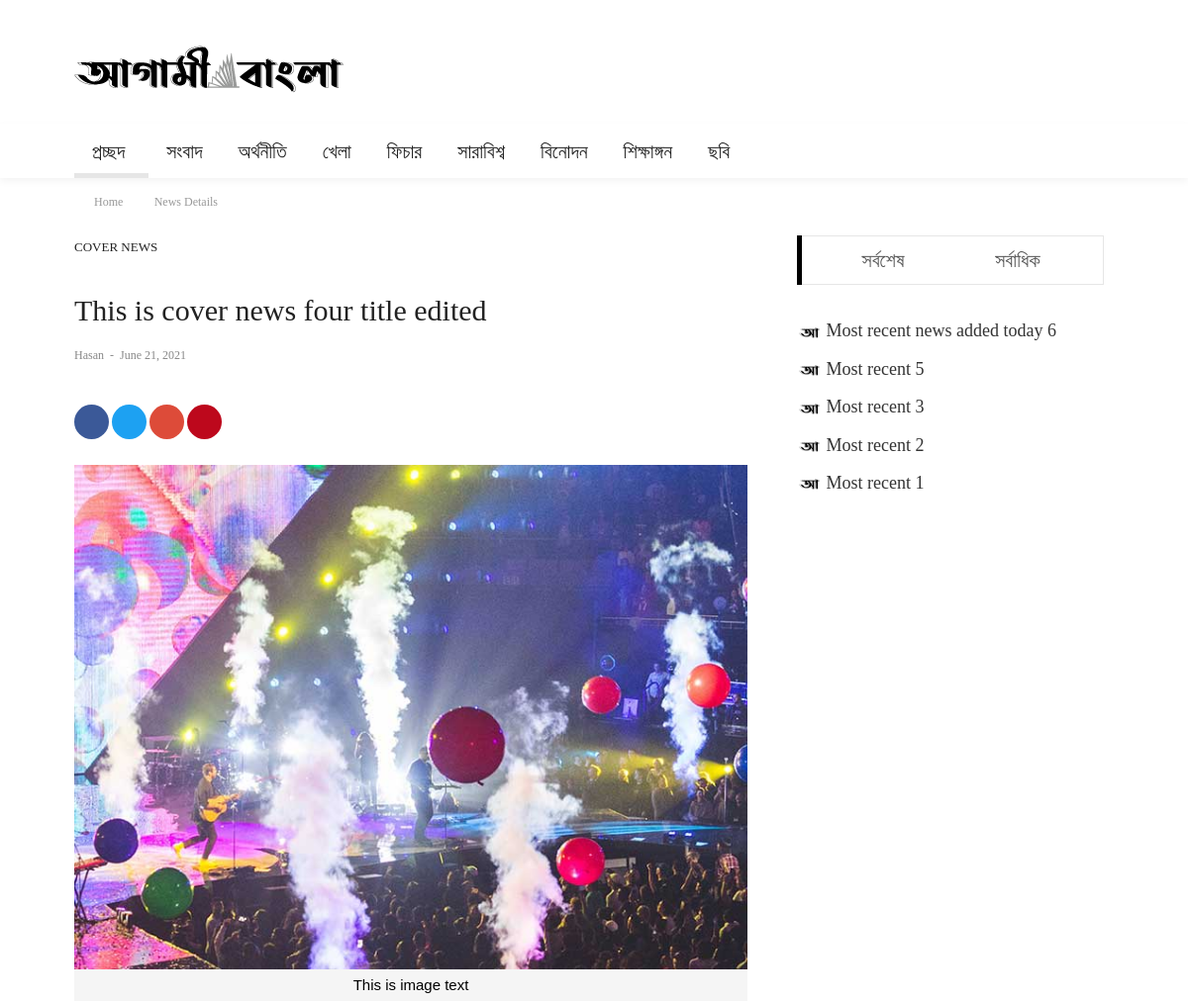
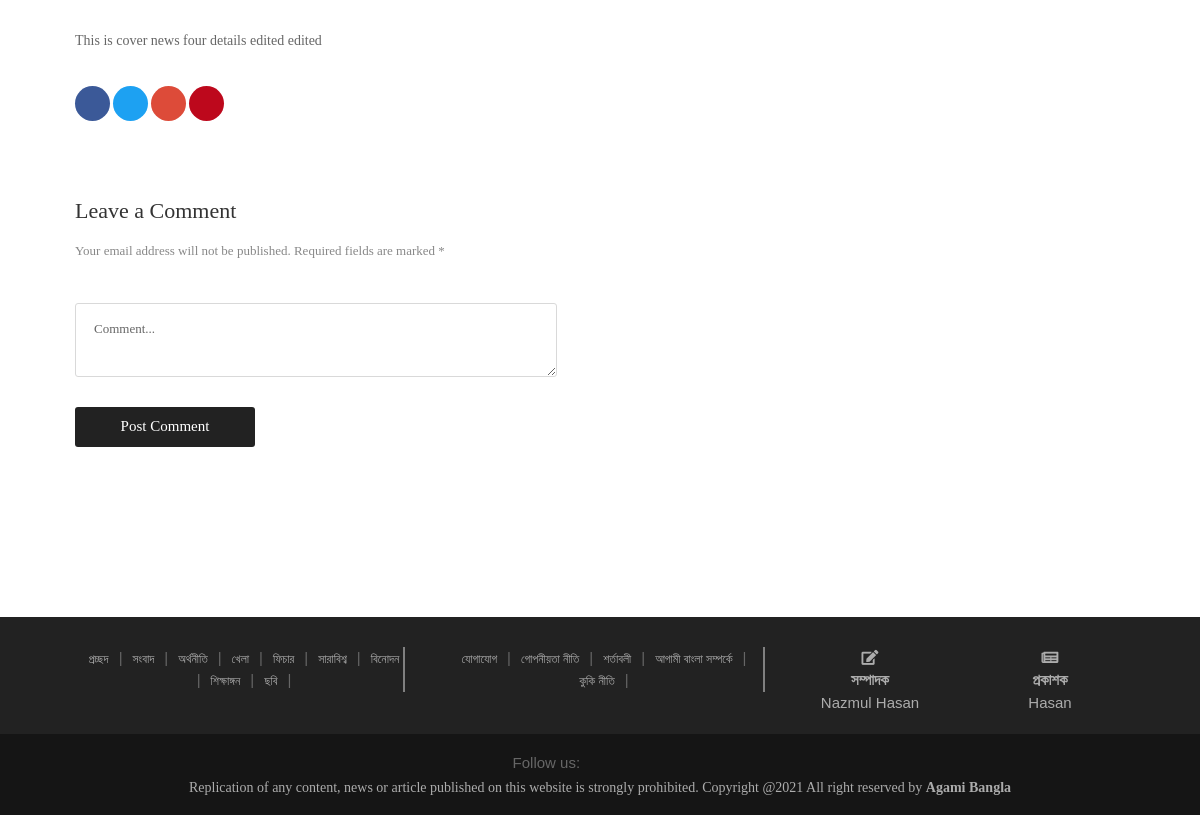
The page /ab/fo_cover/news/details/1/ on the database its author committed (2 pictures, top to bottom).
### adminPanel/models.py (models this page shows, shortened)
class SiteLogo(models.Model):
    site_logo = models.ImageField()

class NewsCategories(models.Model):
    category_name = models.CharField(default='', max_length=255, verbose_name="News Category Name")

class CoverNews4(models.Model):
    cover_news_image = models.ImageField()
    cover_news_title = models.TextField(max_length=255, verbose_name="Cover News Title")
    cover_news_category = models.CharField(max_length=255, default="")
    cover_news_subcategory = models.CharField(max_length=255, blank=True, null=True)
    cover_news_details = models.TextField(max_length=2000, blank=True, null=True)
    cover_news_added_at = models.DateField(auto_now_add=True)

class EditorPublisher(models.Model):
    editor_name    = models.CharField(max_length=255, default="")
    publisher_name = models.CharField(max_length=255, default="")

class MostRecent(models.Model):
    news_image       = models.ImageField()
    news_title       = models.TextField(max_length=255)
    news_description = models.TextField(max_length=1000)
    news_writer      = models.CharField(max_length=70, blank=True, null=True)
    news_visitors    = models.IntegerField(blank=True, null=True)
    news_details = models.TextField(max_length=2000, blank=True, null=True)
    news_added_at    = models.DateField(auto_now_add=True)

### core/views.py (the view)
# urls.py: url(r'^ab/fo_cover/news/details/(?P<pk>\d+)/$', views.cover_news_4_details, name='coverNews4Details'),
def cover_news_4_details(request, pk):
    cover_news_subcategory = CoverNews4.objects.filter(pk=pk).first()
    news_category_model = NewsCategories.objects.all()
    subcategory_model = NewsSubCategories.objects.all()
    subcategory_name = NewsCategories.objects.filter(pk=pk)
    list_of_cat_pk_which_has_atleast_one_news = []
    for news in NewsMain.objects.all():
        list_of_cat_pk_which_has_atleast_one_news.append(news.news_catid)
    if EditorPublisher.objects.count() > 0:
        editor_publisher_info = EditorPublisher.objects.filter().first()
    else:
        editor_publisher_info = "Not added yet!"
    if MostRecent.objects.count() > 0:
        most_recent_news = MostRecent.objects.all().order_by('-pk')[:5]
    else:
        most_recent_news = "Null"
    if MostPopular.objects.count() > 0:
        most_popular_news = MostPopular.objects.all().order_by('-pk')[:5]
    else:
        most_popular_news = 'Null'
    if SiteLogo.objects.count() > 0:
        site_logo_db = SiteLogo.objects.filter().first()
    else:
        site_logo_db = "Not found!"
    context = {
        'site_logo': site_logo_db,
        'news_category_model': news_category_model,
        'subcategory_model': subcategory_model,
        'list_of_cat_pk_which_has_atleast_one_news': list_of_cat_pk_which_has_atleast_one_news,
        'editor_publisher': editor_publisher_info,
        'most_recent_news': most_recent_news,
        'most_popular_news': most_popular_news,
        'cover_news_subcategory': cover_news_subcategory,
    }
    return render(request, "frontEnd/cover_news_4_details.html", context)

### core/templates/frontEnd/cover_news_4_details.html (shortened to what this page needs)
{% extends 'frontEnd/index.html' %}
{% load static %}
{% block main_content %}
	<div class="container">
		<div class="headline bg0 flex-wr-sb-c p-rl-20 p-tb-8">
			<div class="f2-s-1 p-r-30 m-tb-6">
				<a href="index.html" class="breadcrumb-item f1-s-3 cl9">
					Home
				</a>
				<a href="blog-list-01.html" class="breadcrumb-item f1-s-3 cl9">
					News Details
				</a>
			</div>
		</div>
	</div>
	<section class="bg0 p-b-140 p-t-10">
		<div class="container">
			<div class="row justify-content-center">
				<div class="col-md-10 col-lg-8 p-b-30">
					<div class="p-r-10 p-r-0-sr991">
						<div class="p-b-70">
							<a href="#" class="f1-s-10 cl2 hov-cl10 trans-03 text-uppercase">
								Cover News
							</a>
							<h3 class="f1-l-3 cl2 p-b-16 p-t-33 respon2">
								{{cover_news_subcategory.cover_news_title}}
							</h3>
							<div class="flex-wr-s-s p-b-40">
								<span class="f1-s-3 cl8 m-r-15">
									<a href="#" class="f1-s-4 cl8 hov-cl10 trans-03">
										{{editor_publisher.publisher_name}}
									</a>
									<span class="m-rl-3">-</span>
									<span>
										{{cover_news_subcategory.cover_news_added_at}}
									</span>
								</span>
							</div>
							<div class="flex-s-s">
								<div class="flex-wr-s-s size-w-0">
									<a href="#" class="dis-block f1-s-13 cl0 bg-facebook borad-3 hov-btn1 m-r-3 m-b-1 trans-03 add_border">
										<i class="fab fa-facebook-f m-r-3"></i>
									</a>
									<a href="#" class="dis-block f1-s-13 cl0 bg-twitter borad-3 hov-btn1 m-r-3 m-b-3 trans-03 add_border">
										<i class="fab fa-twitter m-r-3"></i>
									</a>
									<a href="#" class="dis-block f1-s-13 cl0 bg-google borad-3 hov-btn1 m-r-3 m-b-3 trans-03 add_border">
										<i class="fab fa-google-plus-g m-r-3"></i>
									</a>
									<a href="#" class="dis-block f1-s-13 cl0 bg-pinterest borad-3 hov-btn1 m-r-3 m-b-3 trans-03 add_border">
										<i class="fab fa-pinterest-p m-r-3"></i>
									</a>
								</div>
							</div>
							<br>
							<div class="wrap-pic-max-w p-b-30">
								<img src="{{cover_news_subcategory.cover_news_image.url}}" alt="News Details">
								<p class="news_details_img_short_description">This is image text</p>
							</div>
							<p class="f1-s-11 cl6 p-b-25">
								{{cover_news_subcategory.cover_news_details|safe}}
							</p>
							<div class="flex-s-s">
								<span class="f1-s-12 cl5 p-t-8 m-r-15">
								<div class="flex-wr-s-s size-w-0">
									<a href="#" class="dis-block f1-s-13 cl0 bg-facebook borad-3 hov-btn1 m-r-3 m-b-3 trans-03 add_border">
										<i class="fab fa-facebook-f m-r-3"></i>
									</a>
									<a href="#" class="dis-block f1-s-13 cl0 bg-twitter borad-3 hov-btn1 m-r-3 m-b-3 trans-03 add_border">
										<i class="fab fa-twitter m-r-3"></i>
									</a>
									<a href="#" class="dis-block f1-s-13 cl0 bg-google borad-3 hov-btn1 m-r-3 m-b-3 trans-03 add_border">
										<i class="fab fa-google-plus-g m-r-3"></i>
									</a>
									<a href="#" class="dis-block f1-s-13 cl0 bg-pinterest borad-3 hov-btn1 m-r-3 m-b-3 trans-03 add_border">
										<i class="fab fa-pinterest-p m-r-3"></i>
									</a>
								</div>
							</div>
						</div>
						<div>
							<h4 class="f1-l-4 cl3 p-b-12">
								Leave a Comment
							</h4>
							<p class="f1-s-13 cl8 p-b-40">
								Your email address will not be published. Required fields are marked *
							</p>
							<form>
								<textarea class="bo-1-rad-3 bocl13 f1-s-13 cl5 plh6 p-rl-18 p-tb-14 m-b-20" rows="2" cols="60" name="msg" placeholder="Comment..."></textarea>
								<button class="size-a-17 bg2 borad-3 f1-s-12 cl0 hov-btn1 trans-03 p-rl-15 m-t-10">
									Post Comment
								</button>
							</form>
						</div>
					</div>
				</div>
				<div class="col-md-10 col-lg-4">
					<div class="p-l-10 p-rl-0-sr991 p-b-20">
						<div class="tab01 p-b-20">
							<div class="tab01-head how2 how2-cl1 bocl12 flex-s-c m-r-10 m-r-0-sr991" id="most-recent-pop">
								<ul class="nav nav-tabs" role="tablist">
									<li class="nav-item">
										<a class="nav-link" data-toggle="tab" href="#tab1-recent" role="tab">সর্বশেষ</a>
									</li>
									<li class="nav-item">
										<a class="nav-link" data-toggle="tab" href="#tab1-popular" role="tab">সর্বাধিক</a>
									</li>
								</ul>
							</div>
							<div class="tab-content p-t-35">
								<div class="tab-pane fade show most-recent-pop-news active" id="tab1-recent" role="tabpanel">
									<div class="row">
										<div class="col-sm-12 p-r-25 p-r-15-sr991">
											{% for news in most_recent_news %}
											<div class="flex-wr-sb-s m-b-8">
												<div class="size-w-0">
													<h5 class="p-b-5">
														<a href="{% url 'newMostRecentDetails' cat_id=news.pk %}" class="f1-s-5 cl3 hov-cl10 trans-03">
															<img src="{%static 'frontEnd/agamiBanglaLogo/favicon-icon.png' %}" style="width:25px;height:25px;" alt="">
															{{news.news_title}}
														</a>
													</h5>
												</div>
											</div>
											{% endfor %}
										</div>
									</div>
								</div>
							</div>
						</div>
						<div class="flex-c-s p-t-8">
						</div>
						<br><br>
					</div>
				</div>
			</div>
		</div>
	</section>
{% endblock %}

### core/templates/frontEnd/index.html (shortened to what this page needs)
{% load static %}
<!DOCTYPE html>
<html lang="en">
<head>
	<link rel="stylesheet" type="text/css" href="{%static 'frontEnd/vendor/bootstrap/css/bootstrap.min.css' %}">
	<link rel="stylesheet" type="text/css" href="{%static 'frontEnd/fonts/fontawesome-5.0.8/css/fontawesome-all.min.css' %}">
	<link rel="stylesheet" type="text/css" href="{%static 'frontEnd/fonts/iconic/css/material-design-iconic-font.min.css' %}">
	<link rel="stylesheet" type="text/css" href="{%static 'frontEnd/vendor/animate/animate.css' %}">
	<link rel="stylesheet" type="text/css" href="{%static 'frontEnd/vendor/css-hamburgers/hamburgers.min.css' %}">
	<link rel="stylesheet" type="text/css" href="{%static 'frontEnd/vendor/animsition/css/animsition.min.css' %}">
	<link rel="stylesheet" type="text/css" href="{%static 'frontEnd/css/util.min.css' %}">
	<link rel="stylesheet" type="text/css" href="{%static 'frontEnd/css/main.css' %}">
</head>
<body class="animsition">
	<header>
		<div class="container-menu-desktop">
			<div class="wrap-logo container">
				<div class="logo">
					{%if site_logo %}
					<a href="/"><img src="{{site_logo.site_logo.url}}" alt="LOGO"></a>
					{% else %}
					<a href="#">ADD SITE LOGO</a>
					{% endif %}
				</div>
				<div class="banner-header">
				</div>
			</div>
			<div class="wrap-main-nav">
				<div class="main-nav">
					<nav class="menu-desktop">
						<ul class="main-menu">
							<li class="main-menu-active">
								<a href="/" id="nav_home">প্রচ্ছদ</a>
							</li>
							{% for news_cat in news_category_model %}
							{% if news_cat.pk not in category_list_which_has_no_subcat %}
							<li class="mega-menu-item">
								<a href="{% url 'abNewsListByCategoryPk' catid=news_cat.pk %}">{{ news_cat.category_name }}</a>
							</li>
							{% else %}
							<li class="mega-menu-item">
								<a href="{% url 'newsListByCatWhichHasNotSubcat' cat_id=news_cat.pk %}">{{ news_cat.category_name }}</a>
							</li>
							{% endif %}
							{% endfor %}
						</ul>
					</nav>
				</div>
			</div>
		</div>
	</header>
	{% block main_content %}
	{% endblock %}
	<footer>
		<div class="bg2 p-t-30 p-b-20">
			<div class="container">
				<div class="row">
					<div class="col-md-4">
						<div class="footer-nav-bar-list">
							<ul class="browse_category_list">
								<li><a href="/">প্রচ্ছদ</a></li>
								<li>|</li>
					{% for news_cat in news_category_model %}
					{% if news_cat.pk not in category_list_which_has_no_subcat and news_cat.pk != 9 %}
					<li>
						<a href="{% url 'abNewsListByCategoryPk' catid=news_cat.pk %}">{{ news_cat.category_name }}</a>
					</li>
					{% else %}
					<li class="mega-menu-item">
						<a href="{% url 'newsListByCatWhichHasNotSubcat' cat_id=news_cat.pk %}">{{ news_cat.category_name }}</a>
					</li>
					{% endif %}
					<li>|</li>
					{% endfor %}
							</ul>
						</div>
					</div>
					<div class="col-md-4">
						<div class="footer-nav-privacy-policy-term-condition">
						<ul>
							<li><a href="{% url 'abContactUs' %}">যোগাযোগ</a></li>
							<li>|</li>
							<li><a href="#">গোপনীয়তা নীতি</a></li>
							<li>|</li>
							<li><a href="#">শর্তাবলী</a></li>
							<li>|</li>
							<li><a href="/ab/about/us">আগামী বাংলা সম্পর্কে</a></li>
							<li>|</li>
							<li><a href="#">কুকি নীতি</a></li>
							<li>|</li>
						</ul>
						</div>
					</div>
					<div class="col-md-4">
						<div class="row" id="editor-publisher-section">
							<div class="col-md-6">
								<div class="row">
									<div class="col-md-12 text-center">
										<i class="fas fa-edit"></i>
									</div>
								</div>
								<div class="row">
									<div class="col-md-12">
										<h5 class="text-center"><strong>সম্পাদক</strong></h5>
									</div>
								</div>
								<div class="row">
									<div class="col-md-12">
										<h5 class="text-center">{{editor_publisher.editor_name}}</h5>
									</div>
								</div>
							</div>
							<div class="col-md-6">
								<div class="row">
									<div class="col-md-12 text-center">
										<i class="fas fa-newspaper"></i>
									</div>
								</div>
								<div class="row">
									<div class="col-md-12">
										<h5 class="text-center"><strong>প্রকাশক</strong></h5>
									</div>
								</div>
								<div class="row">
									<div class="col-md-12">
										<h5 class="text-center">{{editor_publisher.publisher_name}}</h5>
									</div>
								</div>
							</div>
						</div>
					</div>
				</div>
			</div>
		</div>
		<div class="bg11">
			<div class="topbar">
				<div class="content-topbar container h-100">
					<div class="right-topbar text-center">
						<span>Follow us:</span>
						<a href="#">
							<span class="fab fa-facebook-f" style="color:#4267B2;"></span>
						</a>
						<a href="#">
							<span class="fab fa-twitter" style="color:#1C9CEB;"></span>
						</a>
						<a href="#">
							<span class="fab fa-pinterest-p" style="color:#E60023;"></span>
						</a>
						<a href="#">
							<span class="fab fa-youtube" style="color: #FF0000;"></span>
						</a>
					</div>
				</div>
			</div>
			<div class="container flex-c-c p-tb-15">
				<span class="f1-s-1 cl0 txt-center">
					<a href="#" class="f1-s-1 cl10 hov-link1" id="copy-right-nav">
						Replication of any content,
						 news or article published on this website is strongly prohibited. Copyright @2021 All right reserved by <strong>Agami Bangla</strong>
					</a>
				</span>
			</div>
		</div>
	</footer>
</body>
</html>

### rows shown on the page
SiteLogo: site_logo (picture)
NewsCategories: category_name "সংবাদ"
NewsCategories: category_name "অর্থনীতি"
NewsCategories: category_name "খেলা"
NewsCategories: category_name "ফিচার"
NewsCategories: category_name "সারাবিশ্ব"
NewsCategories: category_name "বিনোদন"
NewsCategories: category_name "শিক্ষাঙ্গন"
NewsCategories: category_name "ছবি"
CoverNews4: cover_news_title "This is cover news four title edited", cover_news_added_at "June 21, 2021", cover_news_image (picture), cover_news_details "This is cover news four details edited edited"
EditorPublisher: publisher_name "Hasan", editor_name "Nazmul Hasan"
MostRecent: news_title "Most recent news added today 6"
MostRecent: news_title "Most recent 5"
MostRecent: news_title "Most recent 3"
MostRecent: news_title "Most recent 2"
MostRecent: news_title "Most recent 1"
